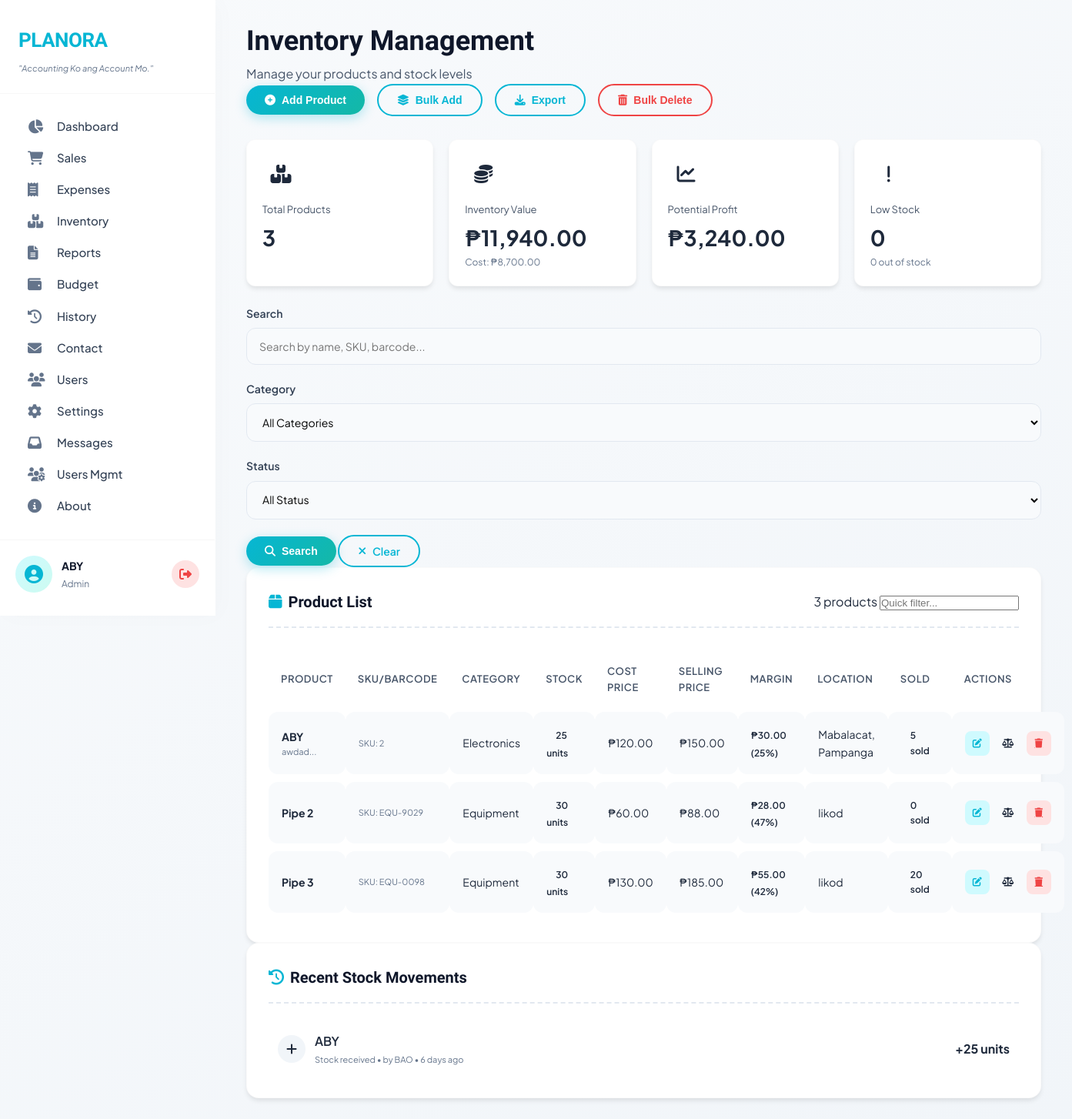
The app's page /inventory.php (signed in) with its own data.
### tables this page shows
CREATE TABLE `products` (
  `id` int(11) NOT NULL,
  `product_name` varchar(255) NOT NULL,
  `category` varchar(100) DEFAULT NULL,
  `stock_quantity` int(11) DEFAULT 0,
  `cost_price` decimal(10,2) DEFAULT NULL,
  `selling_price` decimal(10,2) DEFAULT NULL,
  `sku` varchar(50) DEFAULT NULL,
  `barcode` varchar(50) DEFAULT NULL,
  `location` varchar(100) DEFAULT NULL,
  `reorder_level` int(11) DEFAULT 5,
  `description` text DEFAULT NULL,
  `created_by` int(11) DEFAULT NULL,
  `created_at` timestamp NOT NULL DEFAULT current_timestamp()
);

CREATE TABLE `stock_history` (
  `id` int(11) NOT NULL,
  `product_id` int(11) NOT NULL,
  `previous_stock` int(11) NOT NULL,
  `new_stock` int(11) NOT NULL,
  `adjustment` int(11) NOT NULL,
  `reason` varchar(255) DEFAULT NULL,
  `created_by` int(11) DEFAULT NULL,
  `created_at` timestamp NOT NULL DEFAULT current_timestamp()
);

CREATE TABLE `users` (
  `id` int(11) NOT NULL,
  `business_name` varchar(255) DEFAULT NULL,
  `owner_name` varchar(255) DEFAULT NULL,
  `email` varchar(255) NOT NULL,
  `password` varchar(255) NOT NULL,
  `role` enum('admin','staff') DEFAULT 'staff',
  `status` enum('active','inactive') DEFAULT 'active',
  `created_at` timestamp NOT NULL DEFAULT current_timestamp()
);

### inventory.php (the view, shortened to what the rows shown need)
<?php
require_once 'config/database.php';
$user_role = $_SESSION['user_role'];
$sql = "
    SELECT p.*,
           (SELECT COUNT(*) FROM sales WHERE product_id = p.id) as times_sold,
           (SELECT SUM(quantity) FROM sales WHERE product_id = p.id) as total_sold
    FROM products p
    WHERE 1=1
";
$params = [];
$sql .= " ORDER BY p.product_name";
$stmt = $pdo->prepare($sql);
$stmt->execute($params);
$products = $stmt->fetchAll();
$stmt = $pdo->prepare("
    SELECT h.*, p.product_name, u.owner_name
    FROM stock_history h
    JOIN products p ON h.product_id = p.id
    LEFT JOIN users u ON h.created_by = u.id
    ORDER BY h.created_at DESC
    LIMIT 10
");
$stmt->execute();
$recent_movements = $stmt->fetchAll();
?>
<!DOCTYPE html>
<html lang="en">
<head>
    <link rel="stylesheet" href="https://cdnjs.cloudflare.com/ajax/libs/font-awesome/6.4.0/css/all.min.css">
    <link href="https://unpkg.com/aos@2.3.1/dist/aos.css" rel="stylesheet">
    <link rel="stylesheet" href="style.css">
</head>
<body>
    <div class="container">
        <aside class="sidebar">
            <div class="logo-section">
                <h1>PLANORA</h1>
            </div>
        </aside>
        <main class="main-content">
            <div class="content-header">
                <div>
                    <h1>Inventory Management</h1>
                </div>
            </div>
            <div class="content-card" data-aos="fade-up">
                <?php if (count($products) > 0): ?>
                <div class="table-responsive">
                    <table class="data-table" id="productsTable">
                        <thead>
                            <tr>
                                <th>Product</th>
                                <th>SKU/Barcode</th>
                                <th>Category</th>
                                <th>Stock</th>
                                <th>Cost Price</th>
                                <th>Selling Price</th>
                                <th>Margin</th>
                                <th>Location</th>
                                <th>Sold</th>
                                <th>Actions</th>
                            </tr>
                        </thead>
                        <tbody>
                            <?php foreach ($products as $product):
                                $margin = $product['selling_price'] - $product['cost_price'];
                                $margin_percent = $product['cost_price'] > 0 ? round(($margin / $product['cost_price']) * 100) : 0;
                                $stock_class = 'good';
                                $margin_class = 'high';
                                if ($margin_percent < 20) {
                                    $margin_class = 'low';
                                } elseif ($margin_percent < 40) {
                                    $margin_class = 'medium';
                                }
                                $row_class = (isset($_GET['highlight']) && $_GET['highlight'] == $product['id']) ? 'highlight' : '';
                            ?>
                            <tr class="<?php echo $row_class; ?>">
                                <td>
                                    <strong><?php echo htmlspecialchars($product['product_name']); ?></strong>
                                    <?php if (!empty($product['description'])): ?>
                                    <small class="product-sku"><?php echo substr(htmlspecialchars($product['description']), 0, 30); ?>...</small>
                                    <?php endif; ?>
                                </td>
                                <td>
                                    <span class="product-sku">SKU: <?php echo htmlspecialchars($product['sku'] ?? 'N/A'); ?></span>
                                </td>
                                <td><?php echo htmlspecialchars($product['category'] ?? 'Uncategorized'); ?></td>
                                <td>
                                    <span class="stock-badge <?php echo $stock_class; ?>">
                                        <?php echo $product['stock_quantity']; ?> units
                                    </span>
                                </td>
                                <td><?php echo formatCurrency($product['cost_price']); ?></td>
                                <td><?php echo formatCurrency($product['selling_price']); ?></td>
                                <td>
                                    <span class="profit-margin <?php echo $margin_class; ?>">
                                        <?php echo formatCurrency($margin); ?> (<?php echo $margin_percent; ?>%)
                                    </span>
                                </td>
                                <td><?php echo htmlspecialchars($product['location'] ?? '—'); ?></td>
                                <td>
                                    <span class="badge"><?php echo (int)($product['total_sold'] ?? 0); ?> sold</span>
                                </td>
                                <td>
                                    <div class="action-buttons">
                                        <button onclick="editProduct(<?php echo $product['id']; ?>)"
                                                class="action-btn edit" title="Edit">
                                            <i class="fas fa-edit"></i>
                                        </button>
                                        <button onclick="adjustStock(<?php echo $product['id']; ?>, '<?php echo htmlspecialchars($product['product_name']); ?>', <?php echo $product['stock_quantity']; ?>)"
                                                class="action-btn" title="Adjust Stock" style="background: var(--primary-100); color: var(--primary-700);">
                                            <i class="fas fa-balance-scale"></i>
                                        </button>
                                        <?php if ($user_role === 'admin'): ?>
                                        <a href="?delete=<?php echo $product['id']; ?>"
                                           class="action-btn delete"
                                           onclick="return confirm('Delete this product? This action cannot be undone.')"
                                           title="Delete">
                                            <i class="fas fa-trash"></i>
                                        </a>
                                        <?php endif; ?>
                                    </div>
                                </td>
                            </tr>
                            <?php endforeach; ?>
                        </tbody>
                    </table>
                </div>
                <?php endif; ?>
            </div>
            <?php if (!empty($recent_movements)): ?>
            <div class="content-card" data-aos="fade-up">
                <div class="movements-list">
                    <?php foreach ($recent_movements as $movement):
                        $adjustment_class = $movement['adjustment'] > 0 ? 'positive' : 'negative';
                    ?>
                    <div class="movement-item">
                        <div class="movement-icon">
                            <i class="fas <?php echo $movement['adjustment'] > 0 ? 'fa-plus' : 'fa-minus'; ?>"
                               style="color: <?php echo $movement['adjustment'] > 0 ? 'var(--success-700)' : 'var(--danger-700)'; ?>"></i>
                        </div>
                        <div class="movement-details">
                            <div class="movement-product"><?php echo htmlspecialchars($movement['product_name']); ?></div>
                            <div class="movement-meta">
                                <?php echo htmlspecialchars($movement['reason']); ?> •
                                by <?php echo htmlspecialchars($movement['owner_name'] ?? 'System'); ?> •
                                <?php echo timeAgo($movement['created_at']); ?>
                            </div>
                        </div>
                        <div class="movement-adjustment <?php echo $adjustment_class; ?>">
                            <?php echo $movement['adjustment'] > 0 ? '+' : ''; ?><?php echo $movement['adjustment']; ?> units
                        </div>
                    </div>
                    <?php endforeach; ?>
                </div>
            </div>
            <?php endif; ?>
        </main>
    </div>
</body>
</html>

### records on screen
products: product_name "ABY", description "awdad", sku "2", category "Electronics", stock_quantity "25", cost_price "₱120.00", selling_price "₱150.00", formatCurrency($margin) "₱30.00", margin_percent "25", location "Mabalacat, Pampanga", total_sold "5"
products: product_name "Pipe 2", sku "EQU-9029", category "Equipment", stock_quantity "30", cost_price "₱60.00", selling_price "₱88.00", formatCurrency($margin) "₱28.00", margin_percent "47", location "likod", total_sold "0"
products: product_name "Pipe 3", sku "EQU-0098", category "Equipment", stock_quantity "30", cost_price "₱130.00", selling_price "₱185.00", formatCurrency($margin) "₱55.00", margin_percent "42", location "likod", total_sold "20"
stock_history: product.product_name "ABY", reason "Stock received", created_by.owner_name "BAO", created_at "6 days ago", adjustment "25"

### other values on screen
$user_name "ABY"
$user_role "Admin"
$total_products "3"
formatCurrency($total_value) "₱11,940.00"
formatCurrency($total_cost) "₱8,700.00"
formatCurrency($potential_profit) "₱3,240.00"
$low_stock_count "0"
$out_of_stock_count "0"
count($products) "3"
